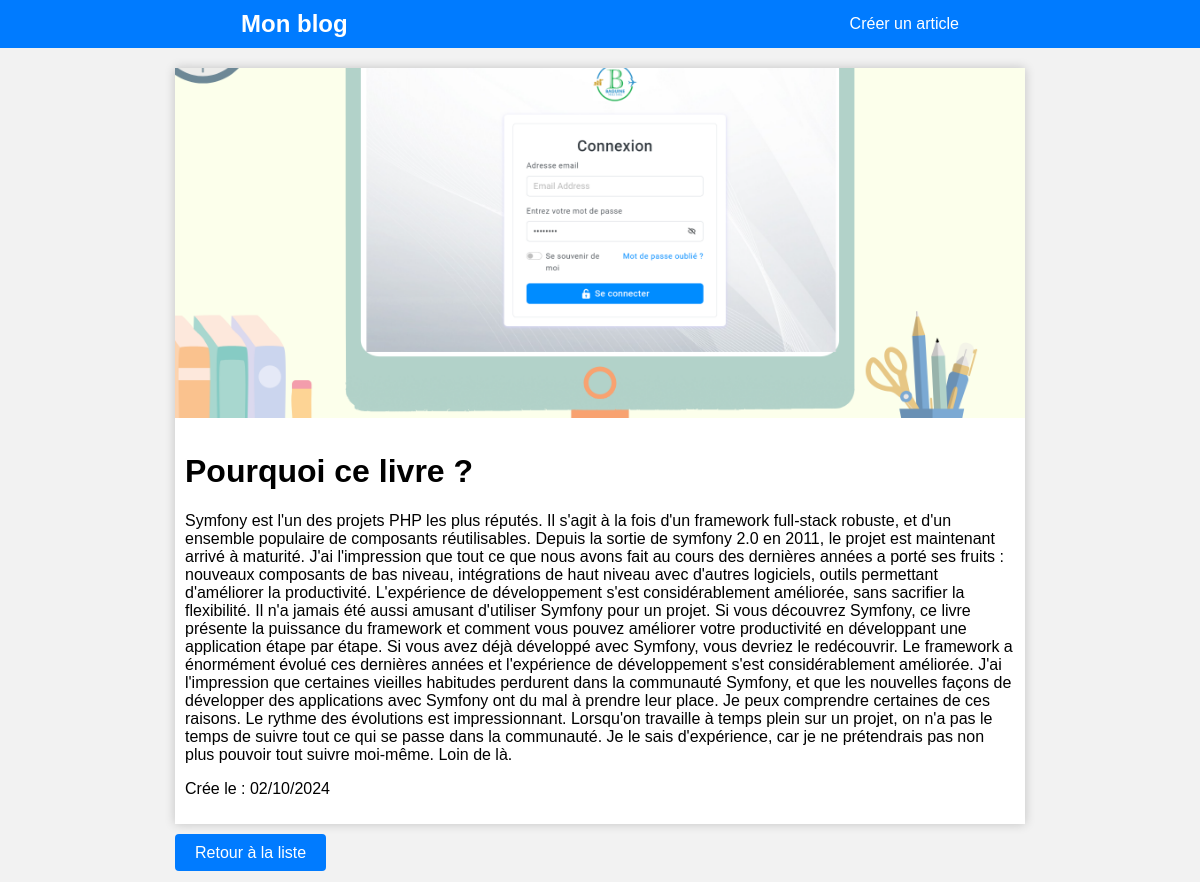
The page /article.php?id=9 on the database its author committed.
### tables this page shows
CREATE TABLE articles (
    id INTEGER PRIMARY KEY AUTOINCREMENT,
    title VARCHAR(255) NOT NULL,
    content TEXT NOT NULL,
    image VARCHAR(255),
    created_at DATETIME DEFAULT CURRENT_TIMESTAMP
);

### article.php (the view, shortened to what this page needs)
<?php
include 'bd/connexion.php';
$id = $_GET['id'];
$stmt = $conn->prepare('SELECT * FROM articles WHERE id = ?');
$stmt->execute([$id]);
$article = $stmt->fetch();
$formatDate = new DateTime($article['created_at']);
$date = $formatDate->format('d/m/Y');
?>
<?php include_once 'templates/header.php'; ?>
<div class="container">
    <div class="post-detail">
        <?php if ($article['image']): ?>
            <img src="<?= $article['image'] ?>" alt="Image de l'article">
        <?php endif; ?>
        <div class="p-10">
            <h1><?=$article['title'] ?></h1>
            <p class="text-justify"><?= strip_tags(htmlspecialchars_decode($article['content'])) ?></p>
            <p>Crée le : <?= $date ?></p>
        </div>
    </div>
    <a href="index.php" class="btn btn-primary">Retour à la liste</a>
</div>
<?php include_once 'templates/footer.php'; ?>

### assets/css/style.css (style rules this page uses)
body { padding: 0; margin: 0; background-color: #f2f2f2; font-family: Arial, Helvetica, sans-serif; }
a { text-decoration: none; }
.container { max-width: 850px; margin: 20px auto; }
.btn { border-radius: 4px; padding: 10px 20px; cursor: pointer; outline: none; border: none; }
.btn-primary { background-color: #007bff; color: #fff; }
.post-detail { background-color: #fff; box-shadow:0 0 10px rgba(0, 0, 0, 0.2); margin-bottom: 20px; }
.post-detail img { width: 100%; height: 350px; object-fit: cover; object-position: center; }
.p-10 { padding: 10px; }

### rows shown on the page
articles: image (picture), title "Pourquoi ce livre ?", content "Symfony est l'un des projets PHP les plus réputés. Il s'agit à la fois d'un framework full-stack robuste, et d'un ensemble populaire de composants réutilisables. Depuis la sortie de symfony 2.0 en 2011, le projet est maintenant arrivé à maturité. J'ai l'impression que tout ce que nous avons fait au cours des dernières années a porté ses fruits : nouveaux composants de bas niveau, intégrations de haut niveau avec d'autres logiciels, outils permettant d'améliorer la productivité. L'expérience de développement s'est considérablement améliorée, sans sacrifier la flexibilité. Il n'a jamais été aussi amusant d'utiliser Symfony pour un projet. Si vous découvrez Symfony, ce livre présente la…", created_at "02/10/2024"
